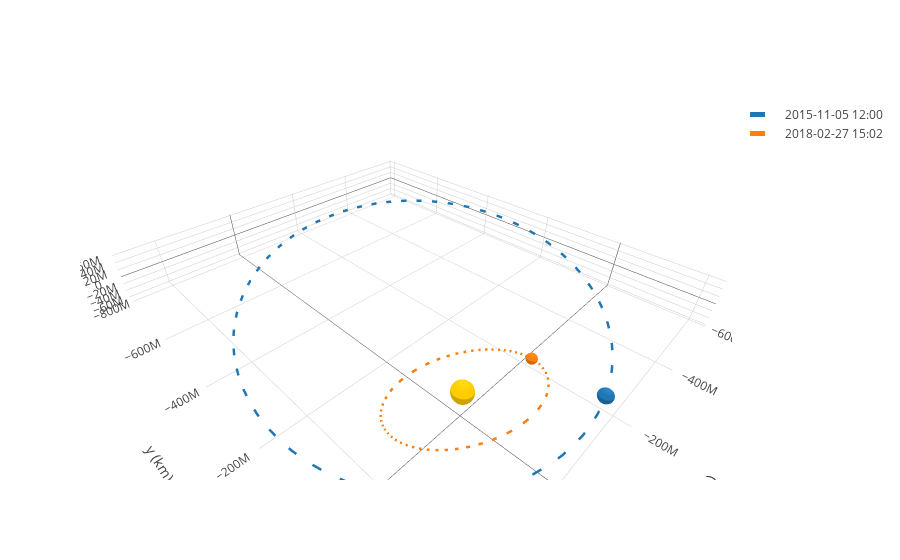

Notebook source saved alongside this figure:
### Code cell
frame = OrbitPlotter3D()

frame.plot(churi)
frame.plot(Orbit.from_body_ephem(Earth))

frame.show()
